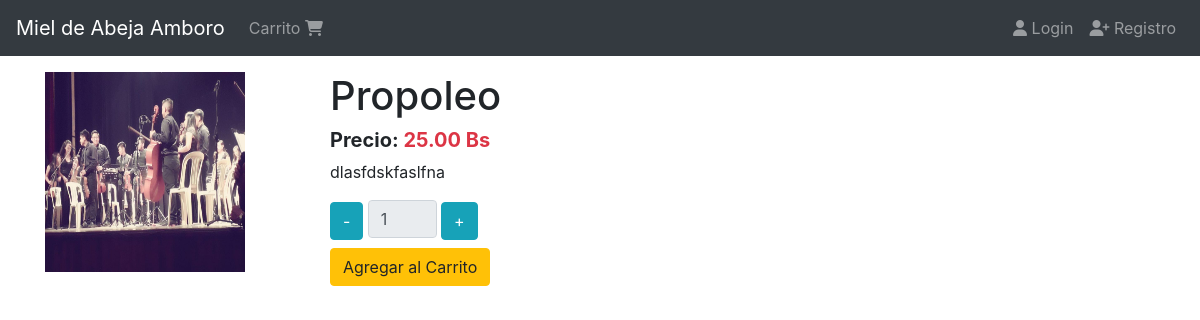
/productos/propoleo, run on the app's committed database.
### products/models.py (models this page shows)
class Product(models.Model):
    tittle =models.CharField(max_length=50)
    description=models.TextField()
    price=models.DecimalField(max_digits=8, decimal_places=2, default=0.0)
    slug=models.SlugField(null=False, blank=False, unique=True)
    image=models.ImageField(upload_to='products/',null=False, blank=False)
    created_at=models.DateTimeField(auto_now_add=True)
    def __str__(self):
        return self.tittle

### products/views.py (the view)
# urls.py: path('<slug:slug>', views.ProductDetailView.as_view(),name='product'),#id primary key
class ProductDetailView(DetailView):#id->PK
    model=Product
    template_name='products/product.html'
    def get_context_data(self, **kwargs):
        context = super().get_context_data(**kwargs)
        print('/n')
        print(context)
        print('/n')
        return context

### products/templates/products/product.html
{% extends 'base.html' %}
{% block content %}
  <div class="col-3">
    {% if product.image %}
      <img src="{{ product.image.url }}" alt="Imagen del Producto" width="200"height="200">
    {% endif %}
  </div>
  <div class="col">
    <div class="h1">{{product.tittle}}</div>
    <div class="h5 font-weight-bold">
      Precio: <span class="text-danger">{{product.price}} Bs</span>
    </div>
    <div class="">
      <p>{{product.description}}</p>
    </div>
    <div class="">
      {%include 'carts/snippets/add.html'%}
    </div>
  </div>
{% endblock %}

### data on the page
Product: image (picture), tittle "Propoleo", price "25.00", description "dlasfdskfaslfna"
